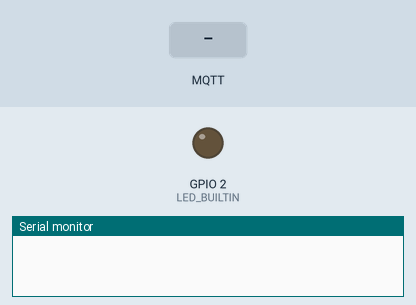
Recording of a sketch running on a simulated ESP32. On the bench: output pins drawn as LEDs (lit = HIGH), the last lines printed to the serial monitor. The inputs (shaded band) are chosen by the test bench. No MQTT or app messages arrive unless stated.

Above: at 2.3 s.
2.4 s: MQTT message "5" arrives on the first subscribed topic
At 2.8 s:
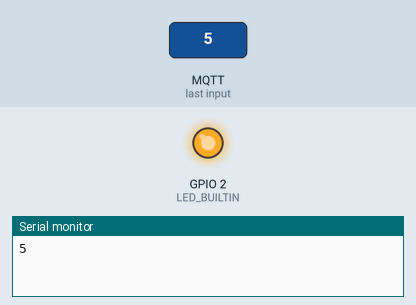
3.9 s: MQTT message "1" arrives on the first subscribed topic
At 5.1 s:
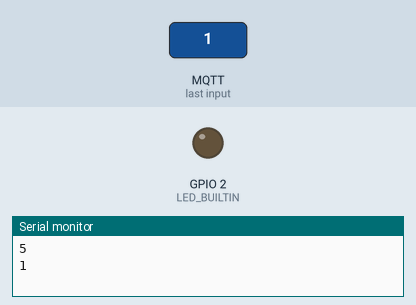
5.4 s: MQTT message "90" arrives on the first subscribed topic
At 6.3 s:
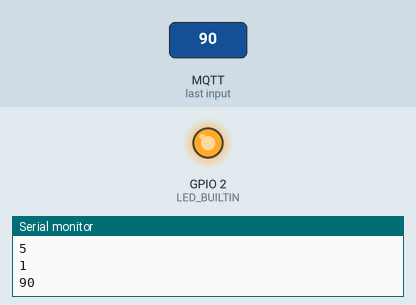
Timing chart, 0 to 8.4 s (numbered marks = the images above; inputs shaded):
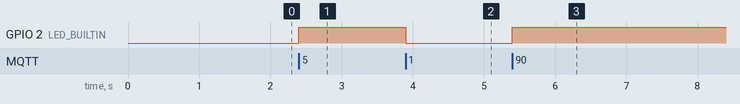

Measured:
- after the input at 2.4 s, GPIO 2 (LED_BUILTIN): LOW → HIGH at once
- after the input at 3.9 s, GPIO 2 (LED_BUILTIN): HIGH → LOW at once
- after the input at 5.4 s, GPIO 2 (LED_BUILTIN): LOW → HIGH at once

The sketch:

ESP32_TransmisorDatosMQTT_aProcesador.ino
```cpp
#define RXD2 16
#define TXD2 17

int LED_BUILTIN = 2;

char chars[16];
uint8_t pwmVal;

#include "EspMQTTClient.h"

EspMQTTClient client(
  "Tombos hijueputas",
  "DongnutLa09",
  "3.21.85.235",  // MQTT Broker server ip
  "",   // Can be omitted if not needed
  "",   // Can be omitted if not needed
  "ESPMotor",     // Client name that uniquely identify your device
  1883              // The MQTT port, default to 1883. this line can be omitted
);


void setup() {
  client.enableDebuggingMessages(); // Enable debugging messages sent to serial output
  client.enableHTTPWebUpdater(); // Enable the web updater. User and password default to values of MQTTUsername and MQTTPassword. These can be overrited with enableHTTPWebUpdater("user", "password").
  client.enableLastWillMessage("TestClient/lastwill", "I am going offline");  // You can activate the retain flag by setting the third parameter to true
  Serial.begin(9600);
  Serial2.begin(19200, SERIAL_8N1, RXD2, TXD2);
  pinMode(LED_BUILTIN, OUTPUT);
}

void onConnectionEstablished()
{
     client.subscribe("/Motor", [](const String & payload) {
     Serial.println(payload);

    payload.toCharArray(chars,16);
    pwmVal = atoi(chars);

});
}

void loop() {
    client.loop();
    if(pwmVal > 1){
      digitalWrite(LED_BUILTIN, HIGH);
      } else{
      digitalWrite(LED_BUILTIN, LOW);
        }
    Serial2.write(pwmVal);
}
```
